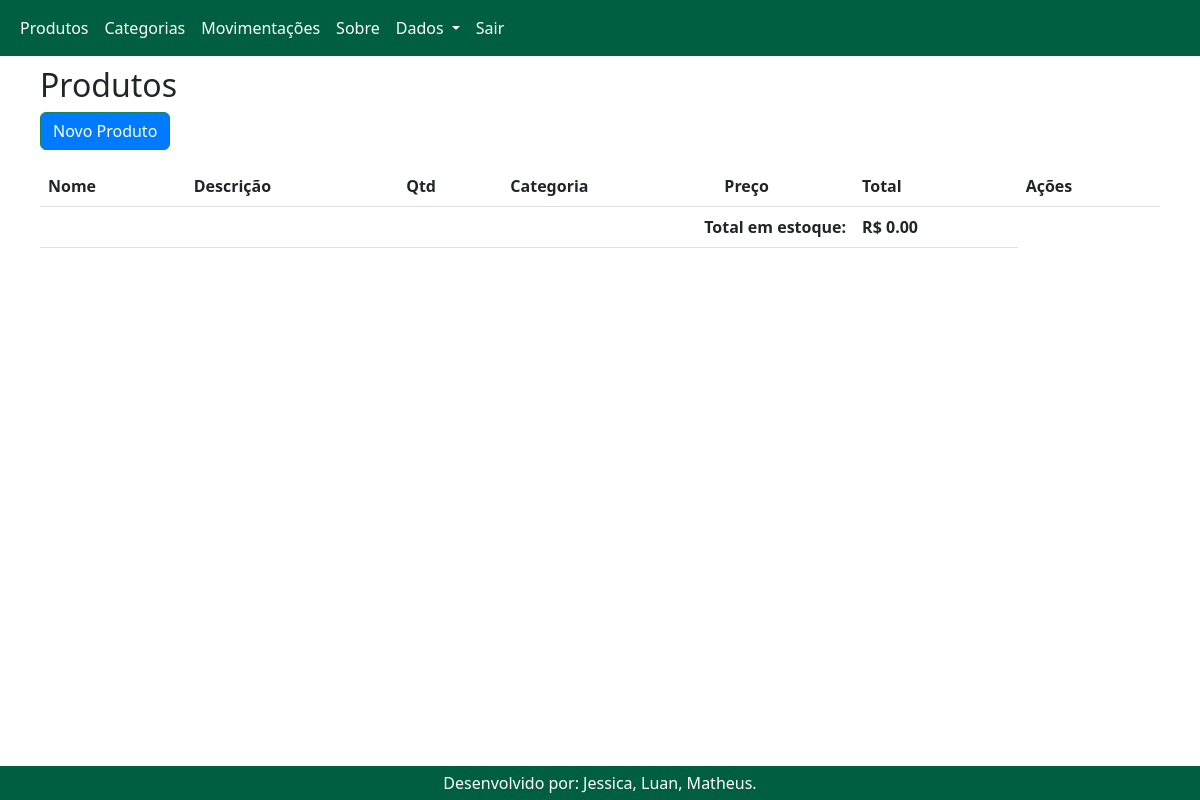
/produtos, run on an earlier commit of the app's database.
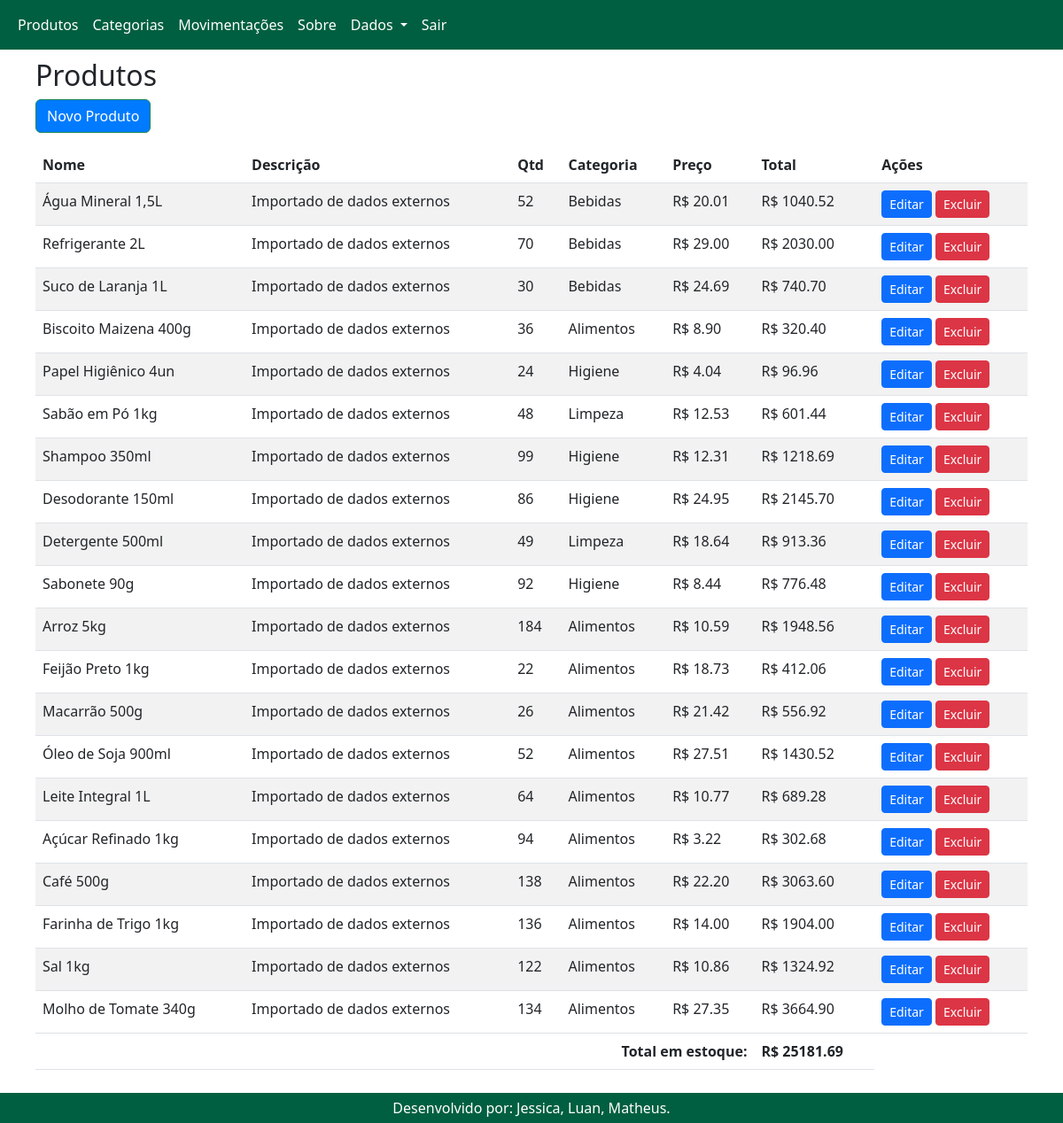
And on a later commit of the database.
### app.py (models this page shows)
class Produto(db.Model):
    id = db.Column(db.Integer, primary_key=True)
    nome = db.Column(db.String(100), nullable=False)
    descricao = db.Column(db.String(200))
    quantidade = db.Column(db.Integer, default=0)
    preco = db.Column(db.Integer, default=0)  # preço em centavos
    categoria_id = db.Column(db.Integer, db.ForeignKey('categoria.id'))
    categoria = db.relationship('Categoria')

class Categoria(db.Model):
    id = db.Column(db.Integer, primary_key=True)
    nome = db.Column(db.String(100), nullable=False)

### app.py (the view)
@app.route('/produtos')
def listar_produtos():
    produtos = Produto.query.all()
    return render_template('produtos.html', produtos=produtos)

### templates/produtos.html (shortened to what this page needs)
{% extends 'base.html' %}
{% block content %}
<h2>Produtos</h2>
<a href="/produto/novo" class="btn btn-success mb-3">Novo Produto</a>
<div class="table-responsive">
    <table class="table table-striped">
        <thead>
            <tr>
                <th>Nome</th>
                <th>Descrição</th>
                <th>Qtd</th>
                <th>Categoria</th>
                <th>Preço</th>
                <th>Total</th>
                <th>Ações</th>
            </tr>
        </thead>
        <tbody>
            {% for produto in produtos %}
            <tr>
                <td>{{ produto.nome }}</td>
                <td>{{ produto.descricao }}</td>
                <td>{{ produto.quantidade }}</td>
                <td>{{ produto.categoria.nome }}</td>
                <td>R$ {{ '%.2f' | format(produto.preco / 100) }}</td>
                <td>R$ {{ '%.2f' | format(produto.quantidade * produto.preco / 100) }}</td>
                <td>
                    <a href="/produto/editar/{{ produto.id }}" class="btn btn-primary btn-sm">Editar</a>
                    <a href="/produto/excluir/{{ produto.id }}" class="btn btn-danger btn-sm">Excluir</a>
                </td>
            </tr>
            {% endfor %}
        </tbody>
        <tfoot>
            {% set ns = namespace(total=0) %}
            {% for p in produtos %}
            {% set ns.total = ns.total + (p.quantidade * p.preco) %}
            {% endfor %}
            <tr>
                <th colspan="5" class="text-end">Total em estoque:</th>
                <th>R$ {{ '%.2f' | format(ns.total / 100) }}</th>
            </tr>
        </tfoot>
    </table>
</div>
{% endblock %}

### templates/base.html (shortened to what this page needs)
<!DOCTYPE html>
<html lang="pt-br">
<head>
  <link href="https://cdn.jsdelivr.net/npm/bootstrap@5.3.0-alpha1/dist/css/bootstrap.min.css" rel="stylesheet">
</head>
<body>
  <div class="main-container">
    <nav class="navbar navbar-expand-lg">
      <div class="container-fluid">
        <div class="collapse navbar-collapse" id="navbarNav">
          <ul class="navbar-nav">
            <li class="nav-item"><a class="nav-link" href="/produtos">Produtos</a></li>
            <li class="nav-item"><a class="nav-link" href="/categorias">Categorias</a></li>
            <li class="nav-item"><a class="nav-link" href="/movimentacoes">Movimentações</a></li>
            <li class="nav-item"><a class="nav-link" href="/sobre">Sobre</a></li>
            <li class="nav-item dropdown">
              <a class="nav-link dropdown-toggle" href="#" id="dadosDropdown" role="button" data-bs-toggle="dropdown"
                aria-expanded="false">
                Dados
              </a>
            </li>
            <li class="nav-item"><a class="nav-link" href="/logout">Sair</a></li>
          </ul>
        </div>
      </div>
    </nav>
    <div class="scrollable-content container">
      {% block content %}{% endblock %}
    </div>
    <footer>
      <p class="mb-0">Desenvolvido por: Jessica, Luan, Matheus.</p>
    </footer>
  </div>
</body>
</html>

### templates/base.html (style rules this page uses)
html, body { height: 100%; margin: 0; display: flex; flex-direction: column; }
.main-container { flex: 1; display: flex; flex-direction: column; overflow: hidden; }
.scrollable-content { flex: 1; overflow-y: auto; padding: 10px; background-color: #ffffff; }
.navbar { background-color: #005f40; }
.navbar-brand, .nav-link { color: white !important; }
.btn-success { background-color: #007BFF; }
.btn-danger { background-color: #dc3545; }
footer { background-color: #005f40; color: white; text-align: center; padding: 5px; }

What changed in the data, as far as the page shows it:
added Produto: nome "Água Mineral 1,5L", descricao "Importado de dados externos", quantidade "52", categoria.nome "Bebidas", produto.preco/100 "20.01", produto.quantidade*produto.preco/100 "1040.52"
added Produto: nome "Refrigerante 2L", descricao "Importado de dados externos", quantidade "70", categoria.nome "Bebidas", produto.preco/100 "29.00", produto.quantidade*produto.preco/100 "2030.00"
added Produto: nome "Suco de Laranja 1L", descricao "Importado de dados externos", quantidade "30", categoria.nome "Bebidas", produto.preco/100 "24.69", produto.quantidade*produto.preco/100 "740.70"
added Produto: nome "Biscoito Maizena 400g", descricao "Importado de dados externos", quantidade "36", categoria.nome "Alimentos", produto.preco/100 "8.90", produto.quantidade*produto.preco/100 "320.40"
added Produto: nome "Papel Higiênico 4un", descricao "Importado de dados externos", quantidade "24", categoria.nome "Higiene", produto.preco/100 "4.04", produto.quantidade*produto.preco/100 "96.96"
added Produto: nome "Sabão em Pó 1kg", descricao "Importado de dados externos", quantidade "48", categoria.nome "Limpeza", produto.preco/100 "12.53", produto.quantidade*produto.preco/100 "601.44"
added Produto: nome "Shampoo 350ml", descricao "Importado de dados externos", quantidade "99", categoria.nome "Higiene", produto.preco/100 "12.31", produto.quantidade*produto.preco/100 "1218.69"
added Produto: nome "Desodorante 150ml", descricao "Importado de dados externos", quantidade "86", categoria.nome "Higiene", produto.preco/100 "24.95", produto.quantidade*produto.preco/100 "2145.70"
added Produto: nome "Detergente 500ml", descricao "Importado de dados externos", quantidade "49", categoria.nome "Limpeza", produto.preco/100 "18.64", produto.quantidade*produto.preco/100 "913.36"
added Produto: nome "Sabonete 90g", descricao "Importado de dados externos", quantidade "92", categoria.nome "Higiene", produto.preco/100 "8.44", produto.quantidade*produto.preco/100 "776.48"
added Produto: nome "Arroz 5kg", descricao "Importado de dados externos", quantidade "184", categoria.nome "Alimentos", produto.preco/100 "10.59", produto.quantidade*produto.preco/100 "1948.56"
added Produto: nome "Feijão Preto 1kg", descricao "Importado de dados externos", quantidade "22", categoria.nome "Alimentos", produto.preco/100 "18.73", produto.quantidade*produto.preco/100 "412.06"
added Produto: nome "Macarrão 500g", descricao "Importado de dados externos", quantidade "26", categoria.nome "Alimentos", produto.preco/100 "21.42", produto.quantidade*produto.preco/100 "556.92"
added Produto: nome "Óleo de Soja 900ml", descricao "Importado de dados externos", quantidade "52", categoria.nome "Alimentos", produto.preco/100 "27.51", produto.quantidade*produto.preco/100 "1430.52"
added Produto: nome "Leite Integral 1L", descricao "Importado de dados externos", quantidade "64", categoria.nome "Alimentos", produto.preco/100 "10.77", produto.quantidade*produto.preco/100 "689.28"
added Produto: nome "Açúcar Refinado 1kg", descricao "Importado de dados externos", quantidade "94", categoria.nome "Alimentos", produto.preco/100 "3.22", produto.quantidade*produto.preco/100 "302.68"
added Produto: nome "Café 500g", descricao "Importado de dados externos", quantidade "138", categoria.nome "Alimentos", produto.preco/100 "22.20", produto.quantidade*produto.preco/100 "3063.60"
added Produto: nome "Farinha de Trigo 1kg", descricao "Importado de dados externos", quantidade "136", categoria.nome "Alimentos", produto.preco/100 "14.00", produto.quantidade*produto.preco/100 "1904.00"
added Produto: nome "Sal 1kg", descricao "Importado de dados externos", quantidade "122", categoria.nome "Alimentos", produto.preco/100 "10.86", produto.quantidade*produto.preco/100 "1324.92"
added Produto: nome "Molho de Tomate 340g", descricao "Importado de dados externos", quantidade "134", categoria.nome "Alimentos", produto.preco/100 "27.35", produto.quantidade*produto.preco/100 "3664.90"
Also different on the page:
{{ '%.2f' | format(ns.total / 100) }}: "0.00" → "25181.69"
